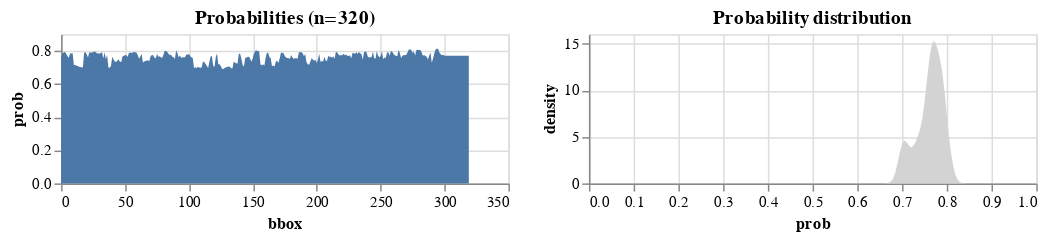

The notebook cell saved with this chart:
### Markdown cell above
That is super narrow, and mean and median are close. Let's take a look.

### Code cell
alt.Chart(df, title=f"Probabilities (n={len(df)})", height=100, width=300).mark_area().encode(
    x='bbox',
    y='prob',
) | alt.Chart(df, title="Probability distribution", height=100, width=300).transform_density(
    'prob',
    extent=[0, 1],
    as_=['prob', 'density']
).mark_area(color='lightgrey').encode(
    x='prob:Q',
    y='density:Q'
)

### Figure 1 — Vega-Lite specification as saved in the notebook (floating-point values rounded to 4 significant figures; data arrays with more than 128 entries replaced by an {"elided": "..."} marker saying what was removed)
{"config": {"view": {"continuousWidth": 400, "continuousHeight": 300}}, "hconcat": [{"mark": "area", "encoding": {"x": {"type": "quantitative", "field": "bbox"}, "y": {"type": "quantitative", "field": "prob"}}, "height": 100, "title": "Probabilities (n=320)", "width": 300}, {"mark": {"type": "area", "color": "lightgrey"}, "encoding": {"x": {"type": "quantitative", "field": "prob"}, "y": {"type": "quantitative", "field": "density"}}, "height": 100, "title": "Probability distribution", "transform": [{"density": "prob", "extent": [0, 1], "as": ["prob", "density"]}], "width": 300}], "data": {"name": "data-3b9be3985ee8c1e05b6769c1b3d461cd"}, "$schema": "https://vega.github.io/schema/vega-lite/v4.0.0.json", "datasets": {"data-3b9be3985ee8c1e05b6769c1b3d461cd": {"elided": "320 records"}}}
